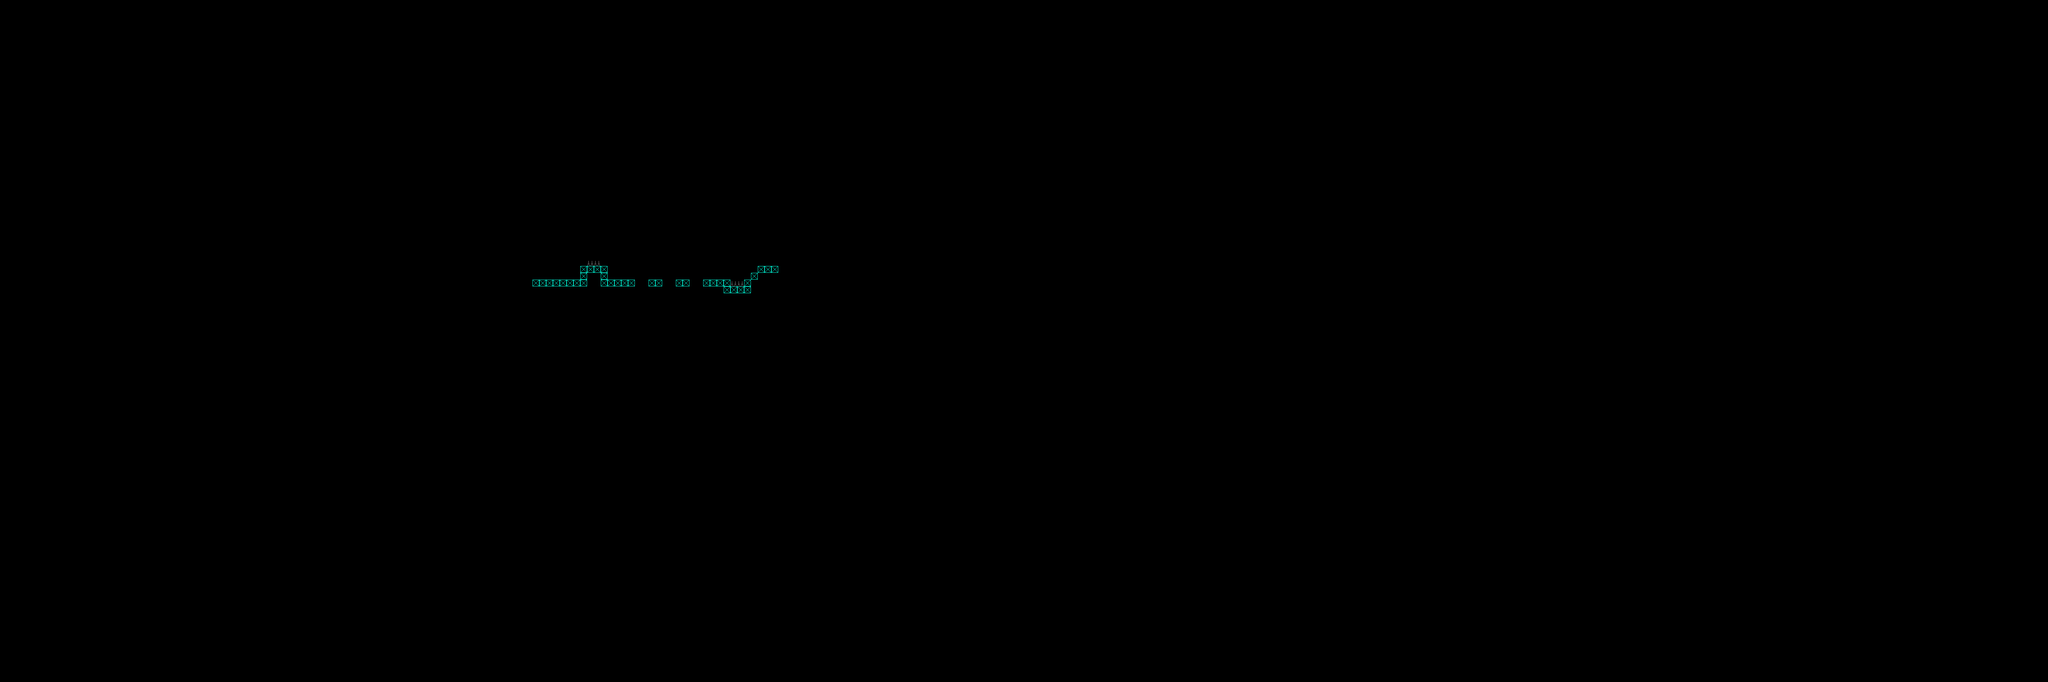

A level layout from a 2D game, rendered from its tile map. Below: a short description, then the map file with tile-grid data replaced by summaries:
An orthogonal 300x100 tile map with 16x16 px tiles, 2 tile layers (Ground, Hazards).

<map version="1.10" tiledversion="1.10.1" orientation="orthogonal" renderorder="left-up" width="300" height="100" tilewidth="16" tileheight="16" infinite="0" backgroundcolor="#000000" nextlayerid="3" nextobjectid="1">
 <tileset firstgid="1" source="../Tileset/base_tileset.tsx" />
 <layer id="1" name="Ground" width="300" height="100">
  <properties>
   <property name="unity:layer" value="Ground" />
   <property name="unity:tag" value="Ground" />
  </properties>
  <data>[30000 cells, 36 non-empty, 1 distinct tile ids]</data>
 </layer>
 <layer id="2" name="Hazards" width="300" height="100">
  <properties>
   <property name="unity:isTrigger" type="bool" value="true" />
  </properties>
  <data>[30000 cells, 4 non-empty, 1 distinct tile ids]</data>
 </layer>
</map>
